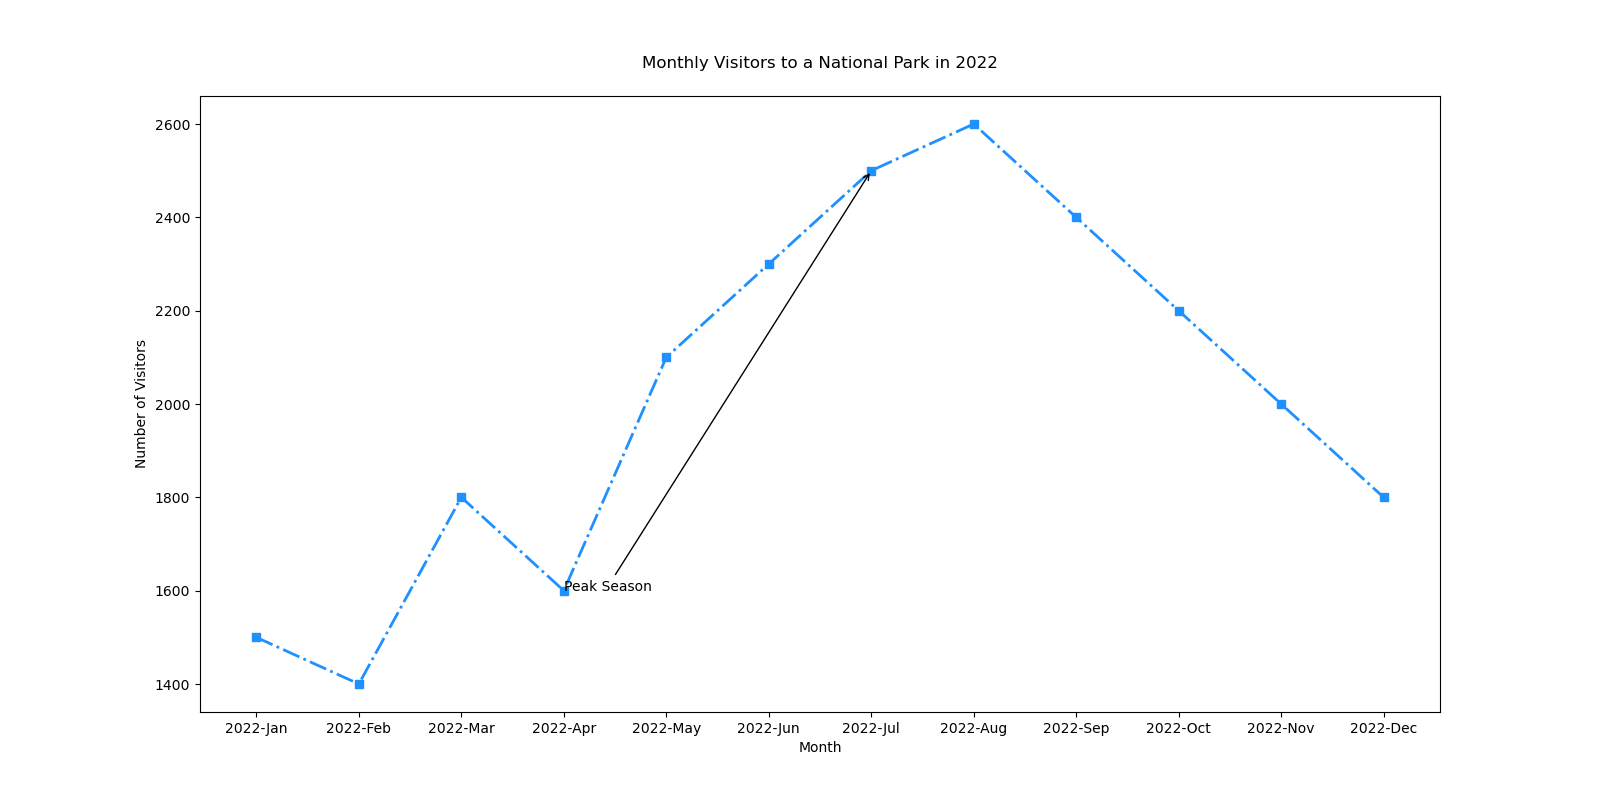

Write Python code to recreate this figure.

import matplotlib.pyplot as plt

# Data
months = ['2022-Jan', '2022-Feb', '2022-Mar', '2022-Apr', '2022-May', '2022-Jun', '2022-Jul', '2022-Aug', '2022-Sep', '2022-Oct', '2022-Nov', '2022-Dec']
visitors = [1500, 1400, 1800, 1600, 2100, 2300, 2500, 2600, 2400, 2200, 2000, 1800]

# Plotting the line chart
plt.figure(figsize=(16, 8))  # Adjusted width and height
plt.plot(months, visitors, color='#1E90FF', marker='s', linestyle='-.', linewidth=2)  # Different color and marker style

# Annotate a specific point with the label
plt.annotate('Peak Season', xy=('2022-Jul', 2500), xytext=('2022-Apr', 1600),
             arrowprops=dict(facecolor='#FF6347', arrowstyle='->'))

# Adding a title and labels
plt.title('Monthly Visitors to a National Park in 2022', pad=20)  # Changed topic and added padding
plt.xlabel('Month')
plt.ylabel('Number of Visitors')

# Show the plot
plt.show()
